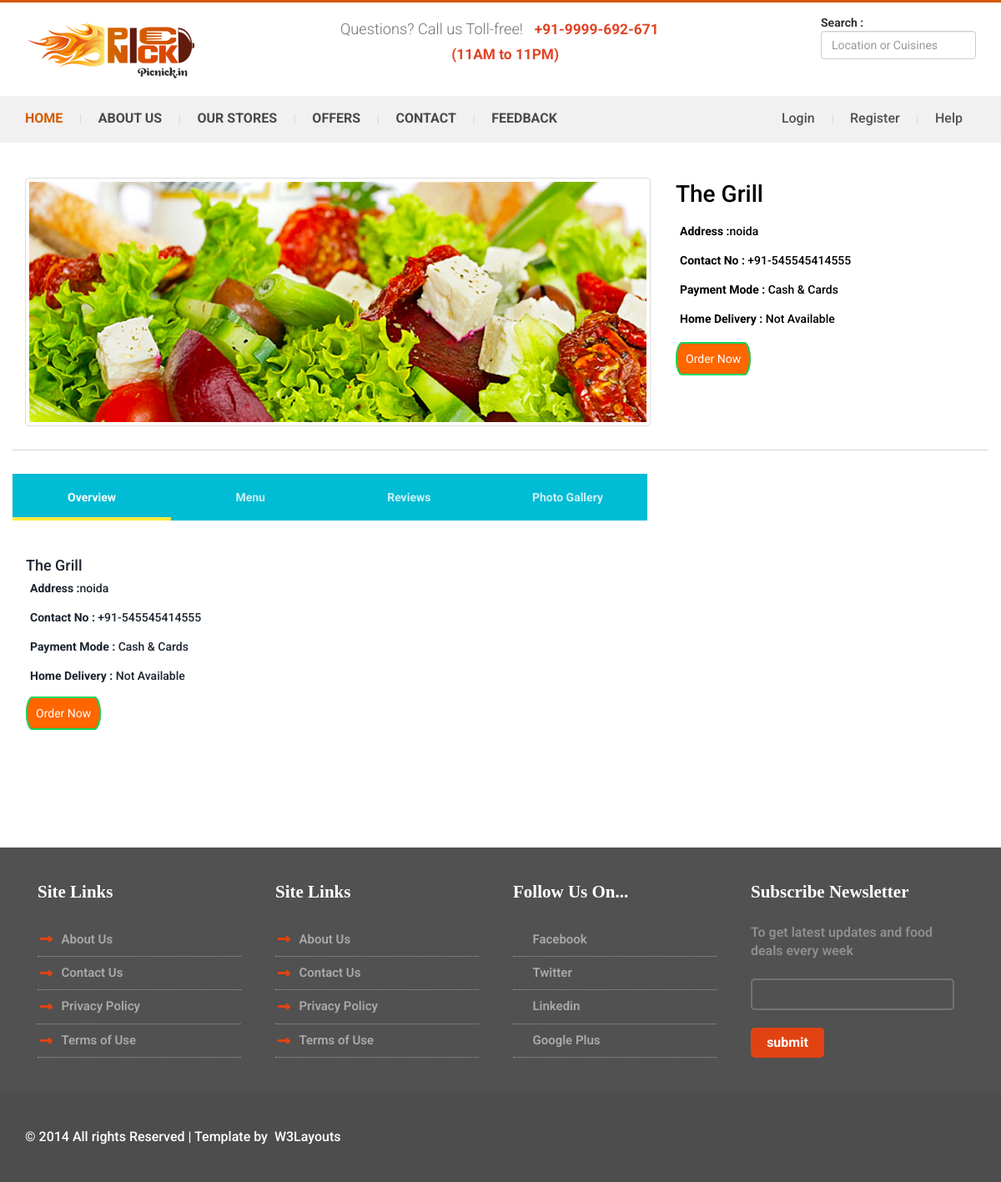
The app's page /Site/vendor/profile/1003 with its own data.
### Site/models.py (models this page shows, shortened)
class VendorDetail(models.Model):
    vendor_id = models.AutoField(primary_key=True)
    restaurant_name = models.CharField(max_length=50)
    email_id = models.EmailField()
    password = models.CharField(max_length=20)
    phone_number = models.IntegerField(null=True)
    address = models.CharField(null=True, max_length=100)
    cod_availabitity = models.BooleanField(default=False)
    home_delivery = models.BooleanField(default=False)

### Site/views.py (the view)
# urls.py: url(r'^vendor/profile/(?P<vendor_id>.+)$', views.vendor_profile, name='Vendor_Profile'),
def vendor_profile(request,vendor_id):
    vendor = VendorDetail.objects.get(vendor_id=vendor_id)
    menu = MenuItem.objects.filter(vendor_id=vendor_id)
    return render(request,"resto new.html",{'vendor': vendor , 'menu': menu})

### Site/templates/resto new.html (shortened to what this page needs)
{%  load static %}
<!DOCTYPE html>
<html>
<head>
<link href="{% static '../static/css/bootstrap.css' %}" rel='stylesheet' type='text/css' />
<link href="{% static '../static/css/style.css' %}" rel="stylesheet" type="text/css" media="all" />
<link href="../static/css/animate.css" rel='stylesheet' type='text/css' />
<link rel="stylesheet" href="{% static '../static/css/style-tab.css' %}">
</head>
<body style="background:#FFFFFF;">
<div class="header">
  <div class="container">
    <div class="top-header">
      <div class="logo"> <a href=""><img src="{% static '../static/images/logo.png' %}" class="img-responsive" alt="" /></a> </div>
      <div class="queries">
        <p style="line-height:30px; text-align:center;">Questions? Call us Toll-free!<span>+91-9999-692-671 </span><br>
          <span>(11AM to 11PM)</span>
        </p>
      </div>
      <div class="header-right">
        <div class="cart box_1">
          <form>
            <div class="form-group">
              <span for="sel1"><strong>Search :</strong></span>
              <input type="text" name="" class="form-control" placeholder="Location or Cuisines" />
            </div>
          </form>
        </div>
      </div>
      <div class="clearfix"></div>
    </div>
  </div>
  <div class="menu-bar">
    <div class="container">
      <div class="top-menu">
        <ul>
          <li class="active"><a href="{% url 'Site:Home' %}" class="scroll">Home</a></li>
          |
          <li><a href="">About Us</a></li>
          <li><a href=""> Our Stores</a></li>
          <li><a href="">Offers</a></li>
          <li><a href="">contact</a></li>
          <li><a href="">Feedback</a></li>
        </ul>
      </div>
      <div class="login-section">
        <ul>
          <li><a href="">Login</a> </li>
          <li><a href="">Register</a> </li>
          |
          <li><a href="#">Help</a></li>
        </ul>
      </div>
      <div class="clearfix"></div>
    </div>
  </div>
  </div>
	<div class="Popular-Restaurants-content">
		<div class="Popular-Restaurants-grids">
			<div class="container-fluid">
				<div class="Popular-Restaurants-grid wow fadeInRight" data-wow-delay="0.4s">
					<div class="col-md-8 restaurent-logo">
						<img src="{% static '../static/images/1(1).jpg' %}" class="img-responsive img-thumbnail" alt="" />
					</div>
					<div class="col-md-4 restaurent-title">
							 <h4><a href="#">{{ vendor.restaurant_name }}</a></h4>
                            <h5><a href="#"><strong style="padding-left:5px; line-height:35px;">Address :</strong>{{ vendor.address }}</a></h5>
                            <h5><a href="#"><strong style="padding-left:5px; line-height:35px;">Contact No :</strong> +91-{{ vendor.phone_number }}</a></h5>
                            <h5><a href="#"><strong style="padding-left:5px; line-height:35px;">Payment Mode :</strong> Cash & Cards</a></h5>
                            {% if vendor.home_delivery == True %}
                                <h5><a href="#"><strong style="padding-left:5px; line-height:35px;">Home Delivery :</strong> Available</a></h5>
                            {% else %}
                                <h5><a href="#"><strong style="padding-left:5px; line-height:35px;">Home Delivery :</strong> Not Available</a></h5>
                            {% endif %}
                        <br>
                       <a href="#popup1" class="bg-danger text-white button" style="background:#FF6600; color:#FFFFFF; padding:10px;">Order Now </a>
           </div>
				</div>
                 </div>
        <div class="container-fluid">
        <div class="tab-wrap">
    <div class="tab-label-content" id="tab1-content">
      <label for="tab1">Overview</label>
      <div class="tab-content">
    <h4><a href="#">{{ vendor.restaurant_name }}</a></h4>
                            <h5><a href="#"><strong style="padding-left:5px; line-height:35px;">Address :</strong>{{ vendor.address }}</a></h5>
                            <h5><a href="#"><strong style="padding-left:5px; line-height:35px;">Contact No :</strong> +91-{{ vendor.phone_number }}</a></h5>
                            <h5><a href="#"><strong style="padding-left:5px; line-height:35px;">Payment Mode :</strong> Cash & Cards</a></h5>
                            {% if vendor.home_delivery == True %}
                                <h5><a href="#"><strong style="padding-left:5px; line-height:35px;">Home Delivery :</strong> Available</a></h5>
                            {% else %}
                                <h5><a href="#"><strong style="padding-left:5px; line-height:35px;">Home Delivery :</strong> Not Available</a></h5>
                            {% endif %}
                       <br>
                       <a href="#popup1" class="bg-danger text-white button" style="background:#FF6600; color:#FFFFFF; padding:10px;">Order Now </a>
      </div>
    </div>
    <div class="tab-label-content" id="tab2-content">
      <label for="tab2">Menu</label>
    </div>
    <div class="tab-label-content" id="tab3-content">
      <label for="tab3">Reviews</label>
    </div>
     <div class="tab-label-content" id="tab4-content">
      <label for="tab4">Photo Gallery</label>
    </div>
    <div class="slide"></div>
</div></div>
<link rel="stylesheet" href="//maxcdn.bootstrapcdn.com/font-awesome/4.3.0/css/font-awesome.min.css">
    </div>
</div></div>
	<div class="contact-section" id="contact" style="margin-top:150px;">
			<div class="container">
				<div class="contact-section-grids">
					<div class="col-md-3 contact-section-grid wow fadeInLeft" data-wow-delay="0.4s">
						<h4>Site Links</h4>
						<ul>
							<li><i class="point"></i></li>
							<li class="data"><a href="#">About Us</a></li>
						</ul>
						<ul>
							<li><i class="point"></i></li>
							<li class="data"><a href="#">Contact Us</a></li>
						</ul>
						<ul>
							<li><i class="point"></i></li>
							<li class="data"><a href="#">Privacy Policy</a></li>
						</ul>
						<ul>
							<li><i class="point"></i></li>
							<li class="data"><a href="#">Terms of Use</a></li>
						</ul>
					</div>
					<div class="col-md-3 contact-section-grid wow fadeInLeft" data-wow-delay="0.4s">
						<h4>Site Links</h4>
						<ul>
							<li><i class="point"></i></li>
							<li class="data"><a href="#">About Us</a></li>
						</ul>
						<ul>
							<li><i class="point"></i></li>
							<li class="data"><a href="#">Contact Us</a></li>
						</ul>
						<ul>
							<li><i class="point"></i></li>
							<li class="data"><a href="#">Privacy Policy</a></li>
						</ul>
						<ul>
							<li><i class="point"></i></li>
							<li class="data"><a href="#">Terms of Use</a></li>
						</ul>
					</div>
					<div class="col-md-3 contact-section-grid wow fadeInRight" data-wow-delay="0.4s">
						<h4>Follow Us On...</h4>
						<ul>
							<li><i class="fb"></i></li>
							<li class="data"> <a href="#">  Facebook</a></li>
						</ul>
						<ul>
							<li><i class="tw"></i></li>
							<li class="data"> <a href="#">Twitter</a></li>
						</ul>
						<ul>
							<li><i class="in"></i></li>
							<li class="data"><a href="#"> Linkedin</a></li>
						</ul>
						<ul>
							<li><i class="gp"></i></li>
							<li class="data"><a href="#">Google Plus</a></li>
						</ul>
					</div>
					<div class="col-md-3 contact-section-grid nth-grid wow fadeInRight" data-wow-delay="0.4s">
						<h4>Subscribe Newsletter</h4>
						<p>To get latest updates and food deals every week</p>
						<input type="text" class="text" value="" onFocus="this.value = '';" onBlur="if (this.value == '') {this.value = '';}">
						<input type="submit" value="submit">
						</div>
					<div class="clearfix"></div>
				</div>
			</div>
		</div>
	<div class="footer">
		<div class="container">
			<p class="wow fadeInLeft" data-wow-delay="0.4s">&copy; 2014  All rights  Reserved | Template by &nbsp;<a href="http://w3layouts.com" target="target_blank">W3Layouts</a></p>
		</div>
	</div>
</body>
</html>

### Site/static/css/style.css (style rules this page uses)
body { padding:0; margin:0; font-family: 'Source Sans Pro', sans-serif; }
body a { transition:0.5s all; -webkit-transition:0.5s all; -moz-transition:0.5s all; -o-transition:0.5s all; -ms-transition:0.5s all; }
input[type="button"],input[type="submit"] { transition:0.5s all; -webkit-transition:0.5s all; -moz-transition:0.5s all; -o-transition:0.5s all; -ms-transition:0.5s all; }
h1,h2,h3,h4,h5,h6 { margin:0; }
p { margin:0; }
ul { margin:0; padding:0; }
label { margin:0; }
.header { border-top: 3px solid #d35a01; }
.top-header { padding:1em 0; }
.logo { float:left; }
.queries { float:left; margin-left:15%; }
.header-right { float: right; vertical-align: middle; }
.queries p { color:#727272; font-size:1.3em; font-weight:300; margin-top: 3px; }
.queries p span { color:#E24425; margin-left:0.8em; font-weight:700; font-size:0.95em; }
.top-menu { float:left; color:#D9D9D9; }
.login-section { float:right; color:#D9D9D9; }
.top-menu ul li { display:inline-block; margin: 0 16px; }
.top-menu ul li:first-child { margin-left: 0; }
.top-menu ul li a { text-decoration:none; margin:0.5em 0; display:block; color: #494949; font-size:16px; font-weight:700; text-transform:uppercase; }
.top-menu ul li.active a { color:#d35b01; }
.login-section ul li { display:inline-block; margin: 0 16px; }
.login-section ul li a { margin:0.5em 0; display:block; color: #515151; font-size:16px; font-weight:500; }
.menu-bar { background:#F1F1F1; padding:0.6em 0; }
.nth-grid { margin-right:0; }
.contact-section { padding:3em 0; background:#515151; }
.contact-section-grid h4 { color:#FFFFFF; font-size:1.5em; font-weight:700; font-family: 'Lobster Two', cursive; margin-bottom:1.2em; }
.contact-section-grid ul li { display:inline-block; }
.contact-section-grid ul { border-bottom:1px dotted #9D9D9D; }
.contact-section-grid ul li i.point { width:20px; height:15px; background: url("../images/img-sprite.png") no-repeat -260px -46px; display: inline-block; vertical-align: middle; margin-right:5px; }
.contact-section-grid ul li i.fb { width:15px; height:15px; background: url("../images/img-sprite.png") no-repeat -280px -46px; display: inline-block; vertical-align: middle; margin-right:5px; border-radius: 3px; }
.contact-section-grid ul li i.tw { width:15px; height:15px; background: url("../images/img-sprite.png") no-repeat -295px -46px; display: inline-block; vertical-align: middle; margin-right:5px; border-radius: 3px; }
.contact-section-grid ul li i.in { width:15px; height:15px; background: url("../images/img-sprite.png") no-repeat -310px -46px; display: inline-block; vertical-align: middle; margin-right:5px; border-radius: 3px; }
.contact-section-grid ul li i.gp { width:15px; height:15px; background: url("../images/img-sprite.png") no-repeat -325px -46px; display: inline-block; vertical-align: middle; margin-right:5px; border-radius: 3px; }
.contact-section-grid ul li.data { color:#A9A9A9; font-weight:600; font-size:15px; margin:0.6em 0; }
.contact-section-grid ul li a { color:#A9A9A9; }
.contact-section-grid { width: 24%; margin-right: 1%; }
.contact-section-grid p { color:#8F8F8F; font-weight:600; font-size:16px; }
.contact-section-grid input.text { border: 2px solid #737373; outline: none; border-radius: 5px; background:#515151; padding:0.5em; width:100%; margin:1.5em 0; color:#fff; }
.contact-section-grid input[type="submit"] { outline: none; border:none; background:#e04311; color:#fff; font-size:16px; font-weight:700; padding:0.4em 1.2em; border-radius:5px; }
.footer { padding:3em 0; background:#4D4D4D; }
.footer p { color:#ffffff; font-size:16px; font-weight:500; }
.footer a { color:#FFF; }
.Popular-Restaurants-content { padding:3em 0; }
.restaurent-title h4 { color:#000000; font-size:2em; font-weight:500; font-family: 'Lobster Two', cursive; margin:5px 0 12px 0; }
.restaurent-title a { color: #000000; text-decoration: none; }
.Popular-Restaurants-grid { padding-bottom: 2em; border-bottom: 1px solid #D7D7D7; margin-bottom: 2em; }

### Site/templates/resto new.html (style rules this page uses)
.button { font-size: 1em; padding: 10px; color: #fff; border: 2px solid #06D85F; border-radius: 20px/50px; text-decoration: none; cursor: pointer; transition: all 0.3s ease-out; }

### records on screen
VendorDetail: restaurant_name "The Grill", address "noida", phone_number "545545414555"
